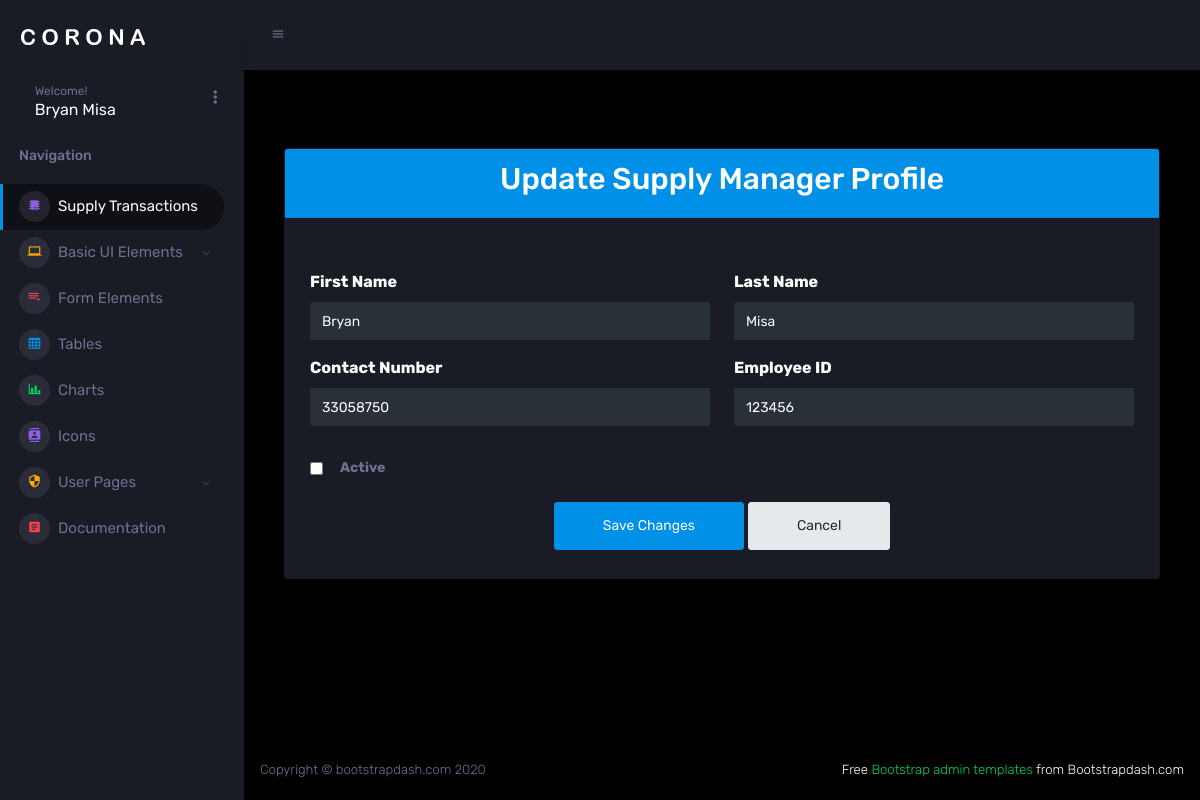
The page /supply_manager/profile/update/ (signed in) on the database as committed earlier.
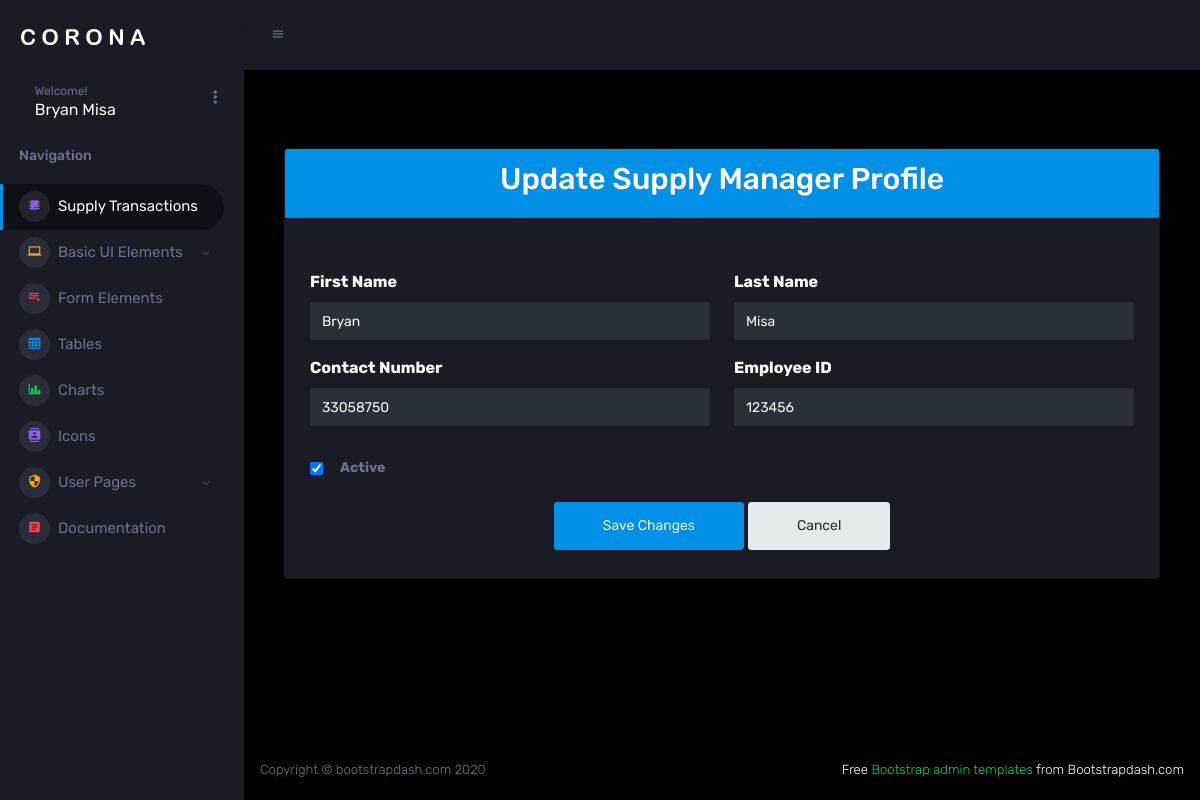
The same page on the database as committed later.
### supply/models.py (models this page shows, shortened)
class SupplyManagerProfile(models.Model):
    user = models.OneToOneField(
        CustomUser,
        on_delete=models.CASCADE,
        limit_choices_to={'user_type': 'supply_manager'},  default=None
    )
    first_name = models.CharField(max_length=50)
    last_name = models.CharField(max_length=50)
    contact_number = models.CharField(max_length=50, blank=True, null=True)
    employee_id = models.CharField(max_length=50,)
    is_active = models.BooleanField(default=True)

### supply/views.py (the view)
# urls.py: path('supply_manager/profile/update/', update_supply_manager_profile, name='update_supply_manager_profile'),
@login_required
def update_supply_manager_profile(request):
    try:
        profile = request.user.supplymanagerprofile
    except SupplyManagerProfile.DoesNotExist:
        profile = None
    if request.method == 'POST':
        form = SupplyManagerProfileForm(request.POST, instance=profile)
        if form.is_valid():
            supply_manager_profile = form.save(commit=False)
            supply_manager_profile.user = request.user
            supply_manager_profile.save()
            return redirect('supply_manager_profile_detail')  # Redirect to the profile detail page
    else:
        form = SupplyManagerProfileForm(instance=profile)
    return render(request, 'supply_manager/update_supply_manager_profile.html', {'form': form})

### supply/forms.py
class SupplyManagerProfileForm(forms.ModelForm):
    class Meta:
        model = SupplyManagerProfile
        fields = [
            'first_name',
            'last_name',
            'contact_number',
            'employee_id',
            'is_active',
        ]
        widgets = {
            'first_name': forms.TextInput(attrs={'class': 'form-control', 'placeholder': 'First Name'}),
            'last_name': forms.TextInput(attrs={'class': 'form-control', 'placeholder': 'Last Name'}),
            'contact_number': forms.TextInput(attrs={'class': 'form-control', 'placeholder': 'Contact Number'}),
            'employee_id': forms.TextInput(attrs={'class': 'form-control', 'placeholder': 'Employee ID'}),
            'is_active': forms.CheckboxInput(attrs={'class': 'form-check-input'}),
        }

### assets/templates/supply_manager/update_supply_manager_profile.html (shortened to what this page needs)
{% extends "base/base.html" %}
{% block content %}
<div class="container mt-5">
    <div class="card shadow-lg">
        <div class="card-header bg-primary text-white">
            <h2 class="text-center">Update Supply Manager Profile</h2>
        </div>
        <div class="card-body">
            <form method="post" class="mt-4">
                <div class="row">
                    <div class="col-md-6 mb-3">
                        <label for="id_first_name" class="form-label"><strong>First Name</strong></label>
                        {{ form.first_name }}
                    </div>
                    <div class="col-md-6 mb-3">
                        <label for="id_last_name" class="form-label"><strong>Last Name</strong></label>
                        {{ form.last_name }}
                    </div>
                </div>
                <div class="row">
                    <div class="col-md-6 mb-3">
                        <label for="id_contact_number" class="form-label"><strong>Contact Number</strong></label>
                        {{ form.contact_number }}
                    </div>
                    <div class="col-md-6 mb-3">
                        <label for="id_employee_id" class="form-label"><strong>Employee ID</strong></label>
                        {{ form.employee_id }}
                    </div>
                </div>
                <div class="form-check mb-3">
                    {{ form.is_active }}
                    <label for="id_is_active" class="form-check-label"><strong>Active</strong></label>
                </div>
                <div class="text-center mt-4">
                    <button type="submit" class="btn btn-primary btn-lg">Save Changes</button>
                    <a href="{% url 'supply_manager_profile_detail' %}" class="btn btn-secondary btn-lg">Cancel</a>
                </div>
            </form>
        </div>
    </div>
</div>
{% endblock %}

Rows that differ between the two databases and show on the page:
changed SupplyManagerProfile "Bryan": is_active "☐" → "☑"
